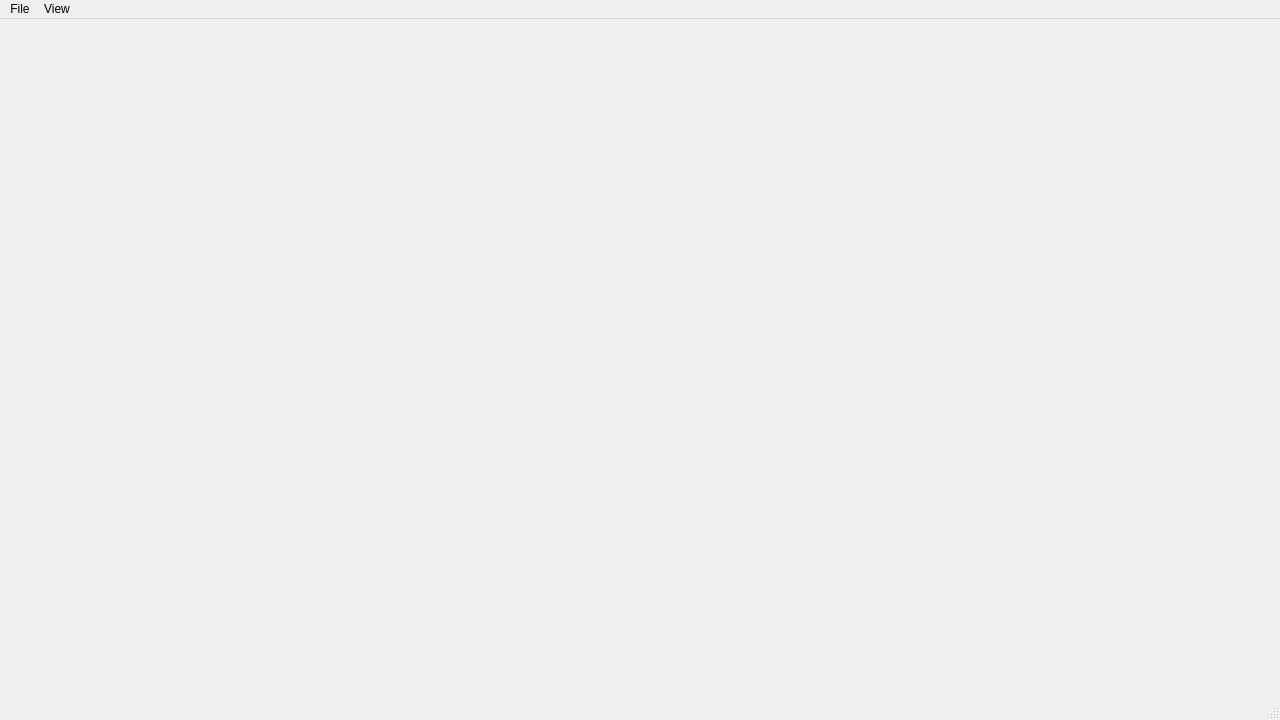
<?xml version="1.0" encoding="UTF-8"?>
<ui version="4.0">
 <class>QGameWindow</class>
 <widget class="QMainWindow" name="QGameWindow">
  <property name="geometry">
   <rect>
    <x>0</x>
    <y>0</y>
    <width>1280</width>
    <height>720</height>
   </rect>
  </property>
  <property name="windowTitle">
   <string>Game</string>
  </property>
  <widget class="QWidget" name="centralwidget"/>
  <widget class="QMenuBar" name="menubar">
   <property name="geometry">
    <rect>
     <x>0</x>
     <y>0</y>
     <width>1280</width>
     <height>21</height>
    </rect>
   </property>
   <widget class="QMenu" name="menuFile">
    <property name="title">
     <string>File</string>
    </property>
    <addaction name="actionExit"/>
   </widget>
   <widget class="QMenu" name="menuView">
    <property name="title">
     <string>View</string>
    </property>
    <addaction name="actionFull_Screen"/>
    <addaction name="separator"/>
    <addaction name="actionWired"/>
    <addaction name="actionSolid"/>
    <addaction name="actionTextured"/>
   </widget>
   <addaction name="menuFile"/>
   <addaction name="menuView"/>
  </widget>
  <widget class="QStatusBar" name="statusbar"/>
  <action name="actionExit">
   <property name="text">
    <string>Exit</string>
   </property>
  </action>
  <action name="actionFull_Screen">
   <property name="checkable">
    <bool>true</bool>
   </property>
   <property name="text">
    <string>Full Screen</string>
   </property>
   <property name="shortcut">
    <string>Alt+Return</string>
   </property>
  </action>
  <action name="actionWired">
   <property name="checkable">
    <bool>true</bool>
   </property>
   <property name="text">
    <string>Wireframe</string>
   </property>
   <property name="shortcut">
    <string>Ctrl+1</string>
   </property>
  </action>
  <action name="actionSolid">
   <property name="checkable">
    <bool>true</bool>
   </property>
   <property name="text">
    <string>Solid</string>
   </property>
   <property name="shortcut">
    <string>Ctrl+2</string>
   </property>
  </action>
  <action name="actionTextured">
   <property name="checkable">
    <bool>true</bool>
   </property>
   <property name="checked">
    <bool>true</bool>
   </property>
   <property name="text">
    <string>Textured</string>
   </property>
   <property name="shortcut">
    <string>Ctrl+3</string>
   </property>
  </action>
 </widget>
 <resources/>
 <connections/>
</ui>
